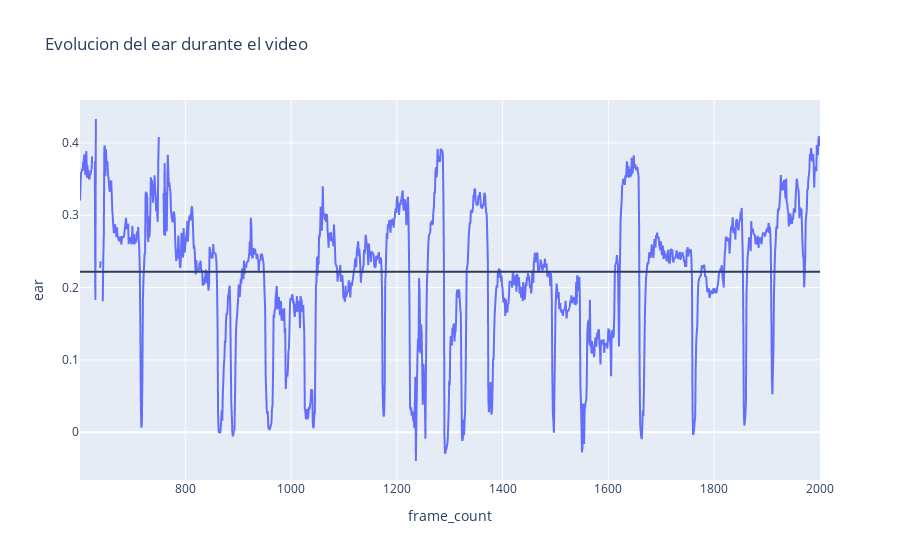
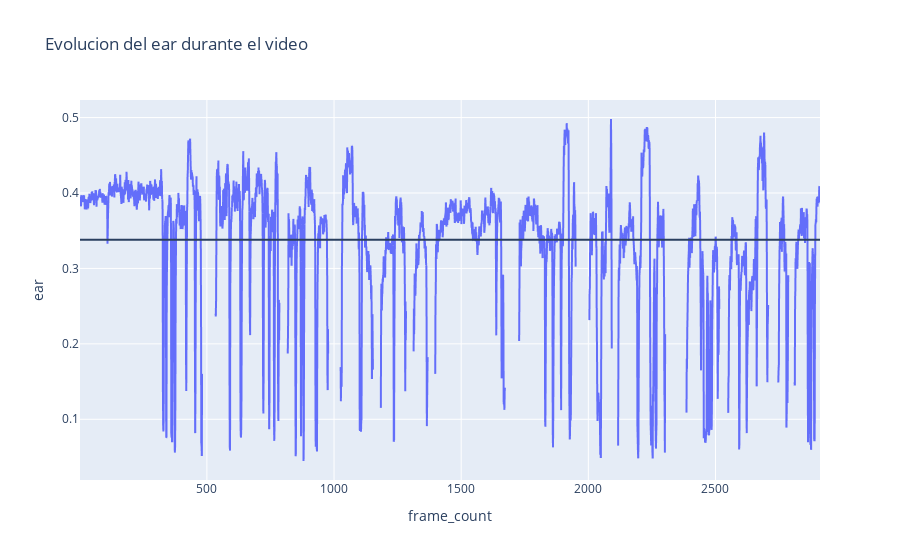

Here is the notebook cell these charts were saved with, in order:
### Code cell
var = "ear"
mean_ear = df["ear"].mean()
fig = px.line(df, x="frame_count", y=var, title=f"Evolucion del {var} durante el video")
fig.update_layout(shapes=[
dict(
  type= 'line',
  yref= 'y', y0=mean_ear, y1=mean_ear,   # adding a horizontal line at Y = 1
  xref= 'paper', x0=0, x1=1
     ) 
])
fig.show()
mean_ear_nonsleepy = df_nonsleepy["ear"].mean()
fig = px.line(df_nonsleepy, x="frame_count", y=var, title=f"Evolucion del {var} durante el video")
fig.update_layout(shapes=[
dict(
  type= 'line',
  yref= 'y', y0=mean_ear_nonsleepy, y1=mean_ear_nonsleepy,   # adding a horizontal line at Y = 1
  xref= 'paper', x0=0, x1=1
     ) 
])
fig.show()

### Figure 1 — Plotly figure (JSON) as saved in the notebook; plotly's stock layout.template omitted (floating-point values rounded to 4 significant figures; data arrays with more than 128 entries replaced by an {"elided": "..."} marker saying what was removed)
{"data": [{"hovertemplate": "frame_count=%{x}<br>ear=%{y}<extra></extra>", "legendgroup": "", "line": {"color": "#636efa", "dash": "solid"}, "marker": {"symbol": "circle"}, "mode": "lines", "name": "", "showlegend": false, "type": "scattergl", "x": {"elided": "1400 int values"}, "xaxis": "x", "y": {"elided": "1400 float values"}, "yaxis": "y"}], "layout": {"legend": {"tracegroupgap": 0}, "shapes": [{"type": "line", "x0": 0, "x1": 1, "xref": "paper", "y0": 0.222, "y1": 0.222, "yref": "y"}], "title": {"text": "Evolucion del ear durante el video"}, "xaxis": {"anchor": "y", "domain": [0, 1], "title": {"text": "frame_count"}}, "yaxis": {"anchor": "x", "domain": [0, 1], "title": {"text": "ear"}}}}

### Figure 2 — Plotly figure (JSON) as saved in the notebook; plotly's stock layout.template omitted (floating-point values rounded to 4 significant figures; data arrays with more than 128 entries replaced by an {"elided": "..."} marker saying what was removed)
{"data": [{"hovertemplate": "frame_count=%{x}<br>ear=%{y}<extra></extra>", "legendgroup": "", "line": {"color": "#636efa", "dash": "solid"}, "marker": {"symbol": "circle"}, "mode": "lines", "name": "", "showlegend": false, "type": "scattergl", "x": {"elided": "2911 int values"}, "xaxis": "x", "y": {"elided": "2911 float values"}, "yaxis": "y"}], "layout": {"legend": {"tracegroupgap": 0}, "shapes": [{"type": "line", "x0": 0, "x1": 1, "xref": "paper", "y0": 0.3381, "y1": 0.3381, "yref": "y"}], "title": {"text": "Evolucion del ear durante el video"}, "xaxis": {"anchor": "y", "domain": [0, 1], "title": {"text": "frame_count"}}, "yaxis": {"anchor": "x", "domain": [0, 1], "title": {"text": "ear"}}}}
